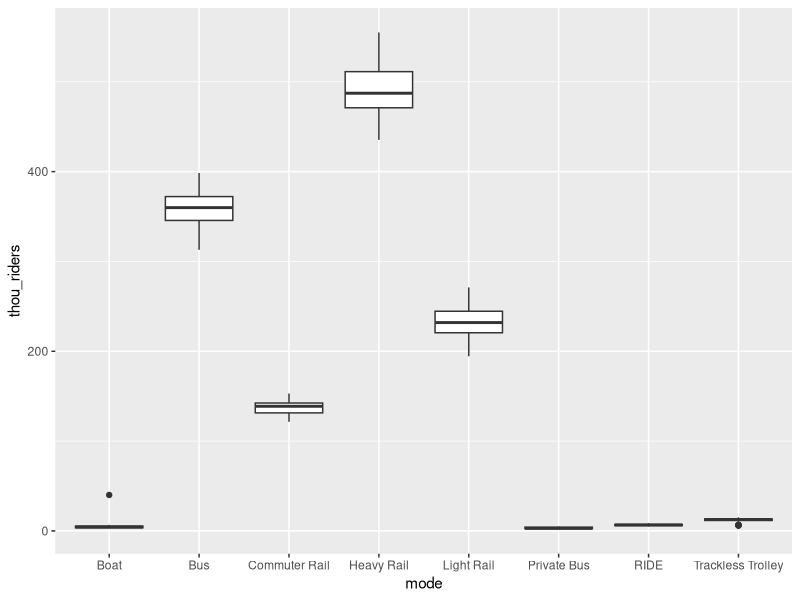
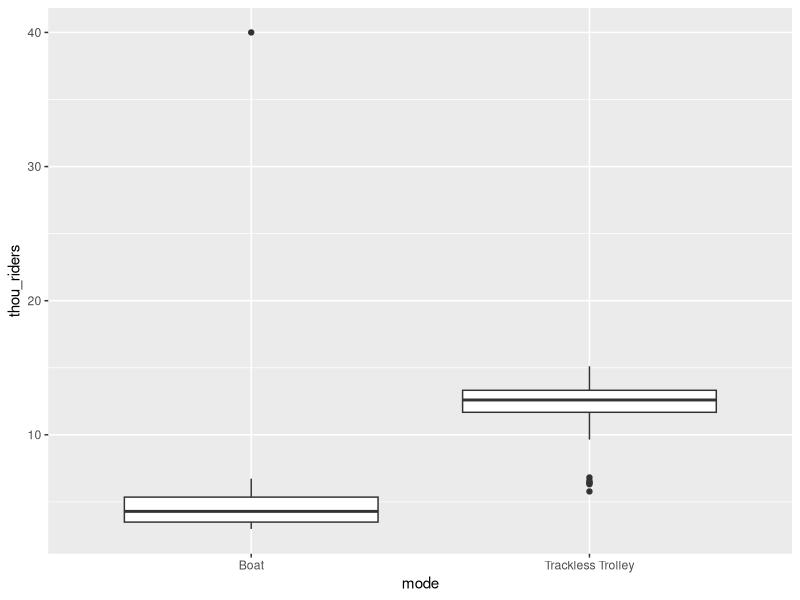
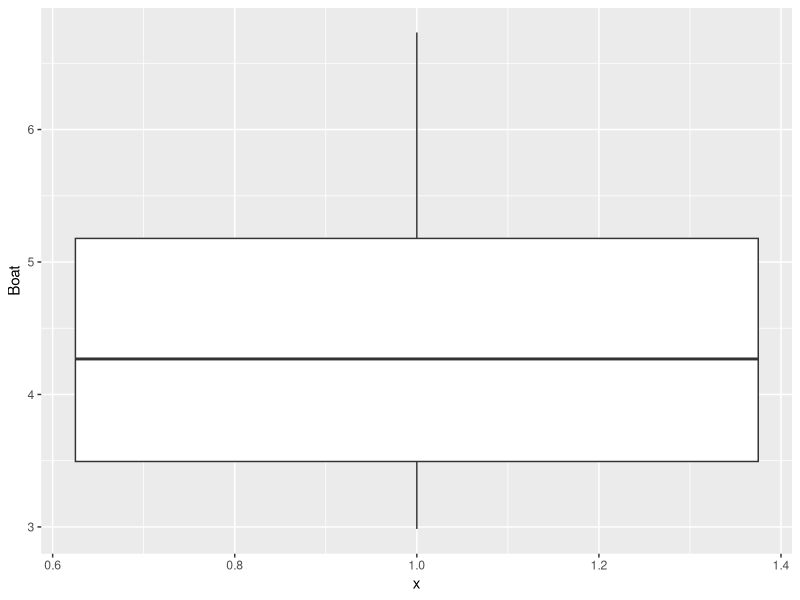
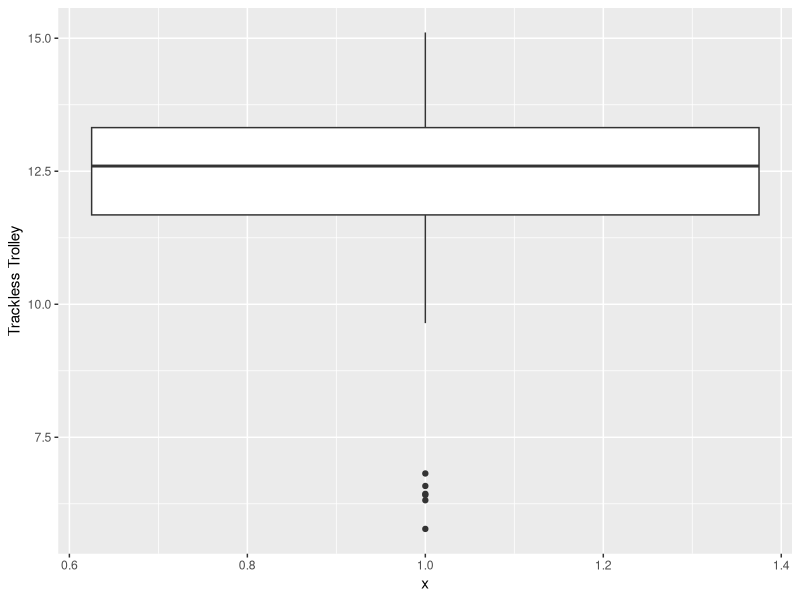
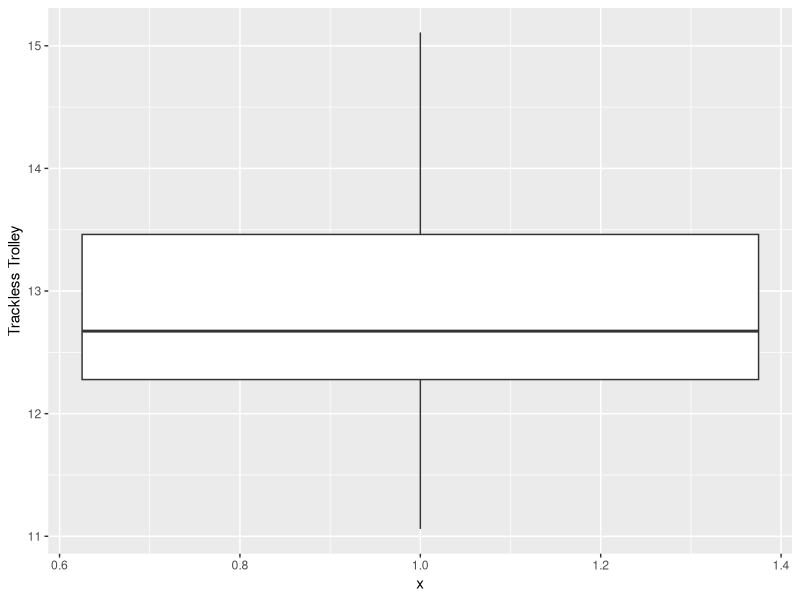
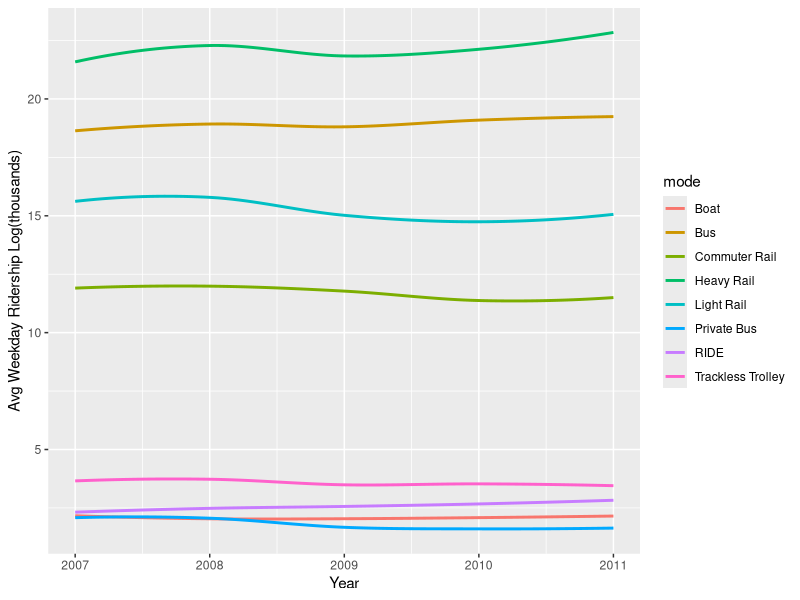
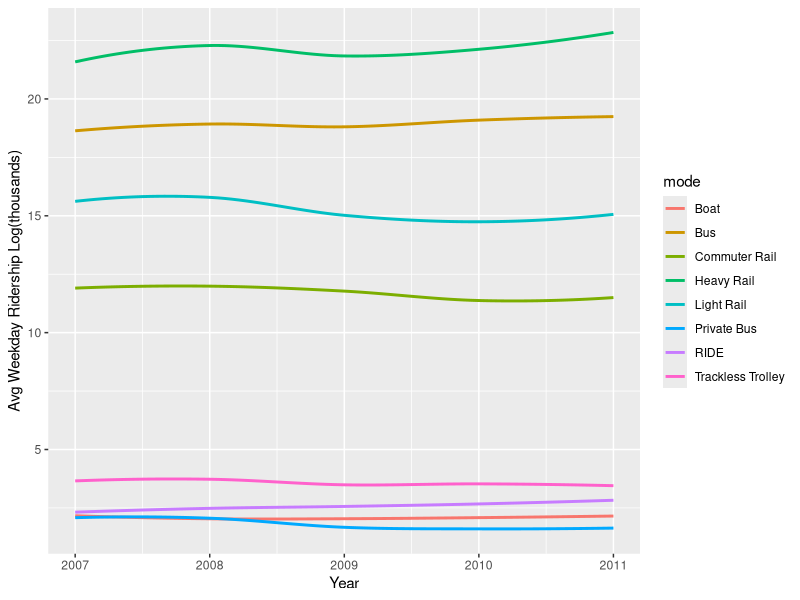
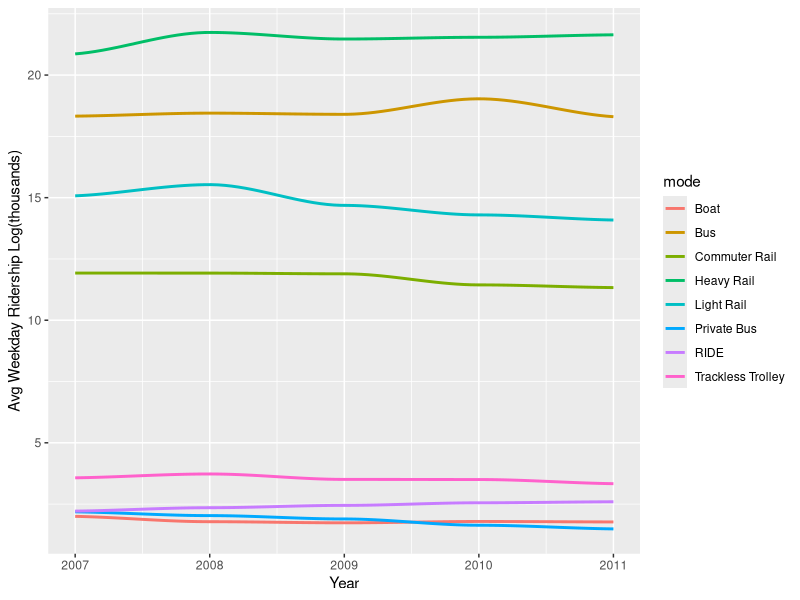

Write the R code that produced these figures, in order.
## ---- chunk 1
#Load readxl package
library(readxl)

#Import the data. Skip the header row
mbta<-read_excel("data/mbta.xlsx", skip=1)
## ---- chunk 2

# View the first 6 rows of mbta
head(mbta)

# View the entire data set or View(mbta)
View(mbta)

## ---- chunk 3
#Load tidyr
library(tidyr)

# Remove the unnecessary column
mbta1=mbta[,-1]
View(mbta1)

#remove unnecessary rows
mbta2=mbta1[-c(1,7,11), ]
View(mbta2)

#gather all columns except mode and store them as month, thou_riders columns
mbta3=mbta2%>%
  gather(month, thou_riders, -mode)
View(mbta3)
## ---- chunk 4
#load dplyr
library(dplyr)

glimpse(mbta3)
## ---- chunk 5
#Loading the zoo package to use on month
library(zoo)

#Let us view the day format
head(mbta3$month)# It is in the format year-month i.e "2007-03"

#convert the month column into date
mbta3$month<-as.yearmon(mbta3$month,"%Y-%m") 

#convert thou_riders to numeric
mbta3$thou_riders<-as.numeric(mbta3$thou_riders) 

#convert mode to factor
mbta3$mode<-as.factor(mbta3$mode) 

#vewing the str of mbta3
glimpse(mbta3)
## ---- chunk 6
# Separating month into new columns year and month
mbta4=mbta3%>%
      separate(month, c("month", "year"))

#View mbta4
View(mbta4)
## ---- chunk 7
#Reordering Columns: year should come before month
mbta5=mbta4[, c(3,2,1,4)]

#view mbta5
View(mbta5)
## ---- chunk 8
#use summary
summary(mbta5)
## ---- chunk 9
# Load library ggplot2
library(ggplot2)

#plot a box plot of thou_riders and mode
mbta5%>%
  ggplot(aes(x=mode, y=thou_riders) )+
  geom_boxplot()
## ---- chunk 10
mbta5%>%
  filter(mode%in%c("Boat", "Trackless Trolley"))%>%
  ggplot(aes(x=mode, y=thou_riders) )+
  geom_boxplot()
## ---- chunk 11
#Summary of boat
mbta5%>%
  filter(mode=="Boat")%>%
  summarize(min(thou_riders), median(thou_riders), mean(thou_riders), max(thou_riders))

#summary of Trackless trolley
mbta5%>%
  filter(mode=="Trackless Trolley")%>%
  summarize(min(thou_riders), median(thou_riders), mean(thou_riders), max(thou_riders))

## ---- chunk 12
#Spread the mode column over the thou_riders column
mbta6=mbta5%>%
      spread(mode, thou_riders)

#view the first 6 rows of mbta6
head(mbta6)

#view internal structure
glimpse(mbta6)
## ---- chunk 13
#summary of Boat variable
summary(mbta6$Boat)

# Find the row number of the incorrect value: i
i<-which(mbta6$Boat==40)

# Replace the incorrect value with 4
mbta6$Boat[i]<-4

# Generate a boxplot of Boat column to verify that the change occurred
mbta6%>%
  ggplot(aes(x=1, y=Boat) )+
geom_boxplot()
## ---- chunk 14
#summary of Boat variable
summary(mbta6$`Trackless Trolley`)

# Generate a boxplot of Trackless Trolley column to look out for the outliers
mbta6%>%
  ggplot(aes(x=1, y=`Trackless Trolley`) )+
geom_boxplot()

# Replace the outliers with NAs
mbta6$`Trackless Trolley`=ifelse(mbta6$`Trackless Trolley`<10, NA, mbta6$`Trackless Trolley`)

# Generate a boxplot of Trackless Trolley column to verify that the change occurred
mbta6%>%
  ggplot(aes(x=1, y=`Trackless Trolley`) )+
geom_boxplot()
## ---- chunk 15
# gather columns Boat to Trackless Trolley
mbta7=mbta6%>%
      gather(mode, thou_riders, -c(year, month) )

#view the first 6 rows of mbta7
head(mbta7)
View(mbta7)

#convert types
mbta7$year=as.integer(mbta7$year)
mbta7$mode=as.factor(mbta7$mode)

#view internal structure
glimpse(mbta7)

## ---- chunk 16
ggplot(mbta7, aes(x = year, y = sqrt(thou_riders), col = mode )) + geom_smooth( se=FALSE) + 
scale_x_continuous(name = "Year", breaks = c(2007, 2008, 2009, 2010, 2011)) +  
scale_y_continuous(name = "Avg Weekday Ridership Log(thousands)")
## ---- chunk 17
suppressWarnings(ggplot(mbta7, aes(x = year, y = sqrt(thou_riders), col = mode )) + geom_smooth( se=FALSE) + 
scale_x_continuous(name = "Year", breaks = c(2007, 2008, 2009, 2010, 2011)) +  
scale_y_continuous(name = "Avg Weekday Ridership Log(thousands)"))
## ---- chunk 18
suppressWarnings(mbta7%>%
  filter(month=="Jan")%>%
ggplot( aes(x = year, y = sqrt(thou_riders), col = mode )) + geom_smooth( se=FALSE) + 
scale_x_continuous(name = "Year", breaks = c(2007, 2008, 2009, 2010, 2011)) +  
scale_y_continuous(name = "Avg Weekday Ridership Log(thousands)"))
